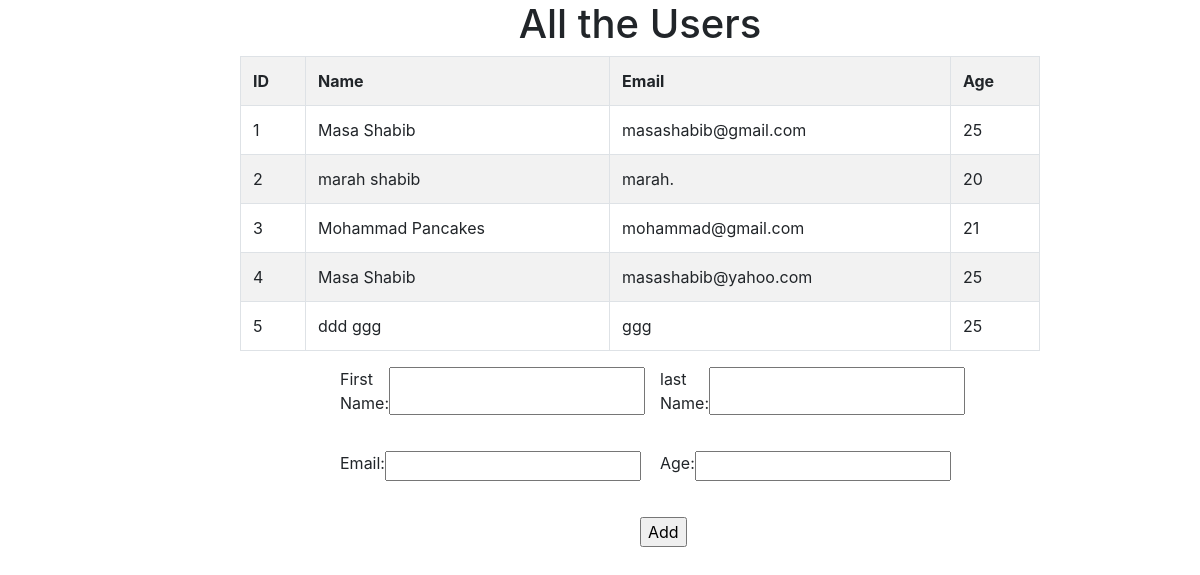
The page / on the database its author committed.
### user_app/models.py (models this page shows)
class User(models.Model):
    first_name = models.CharField(max_length=45)
    last_name = models.CharField(max_length=45)
    email = models.TextField()
    age = models.IntegerField()
    created_at = models.DateTimeField(auto_now_add=True)
    updated_at = models.DateTimeField(auto_now=True)

### user_app/views.py (the view)
# urls.py: path('', views.index),
def index(request):
    context = {
    	"users": User.objects.all()
    }
    return render(request, "index.html", context)

### user_app/templates/index.html (shortened to what this page needs)
<!DOCTYPE html>
<html lang="en">
<head>
    {%load static%}
    <link rel="stylesheet" href="{% static 'CSS/bootstrap.css'%}">
</head>
<body>
    <h1>All the Users</h1>
    <table class="table table-striped table-bordered border-primary" >
        <tr>
            <th>ID</th>
            <th>Name</th>
            <th>Email</th>
            <th>Age</th>
        </tr>
    {% for user in users %}
        <tr>
            <td>{{ user.id }}</td>
            <td>{{ user.first_name }} {{ user.last_name }}</td>
            <td>{{ user.email }}</td>
            <td>{{ user.age}}</td>
        </tr>
    {% endfor %}
    </table>
    <form action='result' method='post'>
        <div class="info">
            <p>First Name: <input type='text' name='first_name'> </p>
            <p>last Name: <input type='text' name='last_name'> </p>
        </div>
        <div class="info">
            <p>Email: <input type='text' name='email'> </p>
            <p>Age: <input type='text' name='age'> </p>
        </div>
        <input type="submit" value='Add' style="margin:0 50%;">
      </form>
</body>
</html>

### rows shown on the page
User: id "1", first_name "Masa", last_name "Shabib", email "masashabib@gmail.com", age "25"
User: id "2", first_name "marah", last_name "shabib", email "marah.", age "20"
User: id "3", first_name "Mohammad", last_name "Pancakes", email "mohammad@gmail.com", age "21"
User: id "4", first_name "Masa", last_name "Shabib", email "masashabib@yahoo.com", age "25"
User: id "5", first_name "ddd", last_name "ggg", email "ggg", age "25"
